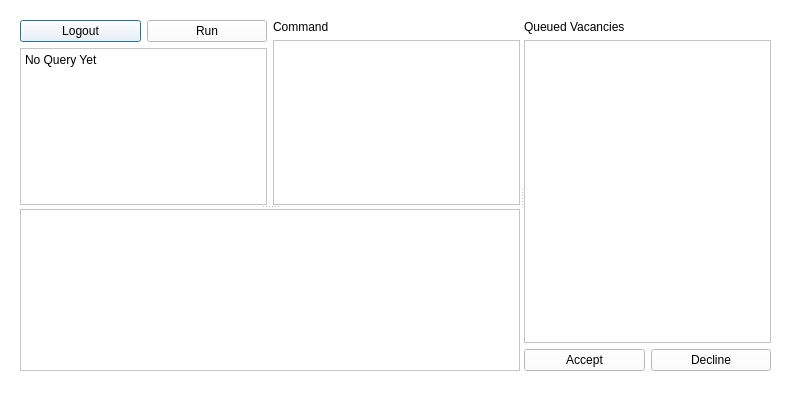
<?xml version="1.0" encoding="UTF-8"?>
<ui version="4.0">
 <class>Staff</class>
 <widget class="QDialog" name="Staff">
  <property name="geometry">
   <rect>
    <x>0</x>
    <y>0</y>
    <width>792</width>
    <height>394</height>
   </rect>
  </property>
  <property name="windowTitle">
   <string>Staff</string>
  </property>
  <property name="styleSheet">
   <string notr="true">background-color: rgb(255, 255, 255);</string>
  </property>
  <widget class="QSplitter" name="splitter_2">
   <property name="geometry">
    <rect>
     <x>20</x>
     <y>20</y>
     <width>751</width>
     <height>351</height>
    </rect>
   </property>
   <property name="orientation">
    <enum>Qt::Horizontal</enum>
   </property>
   <widget class="QSplitter" name="splitter">
    <property name="orientation">
     <enum>Qt::Vertical</enum>
    </property>
    <widget class="QWidget" name="">
     <layout class="QHBoxLayout" name="horizontalLayout_2">
      <item>
       <layout class="QVBoxLayout" name="verticalLayout">
        <item>
         <layout class="QHBoxLayout" name="horizontalLayout">
          <item>
           <widget class="QPushButton" name="pushButton_logout">
            <property name="text">
             <string>Logout</string>
            </property>
           </widget>
          </item>
          <item>
           <widget class="QPushButton" name="pushButton_run">
            <property name="text">
             <string>Run</string>
            </property>
           </widget>
          </item>
         </layout>
        </item>
        <item>
         <widget class="QPlainTextEdit" name="output_note">
          <property name="readOnly">
           <bool>true</bool>
          </property>
          <property name="plainText">
           <string>No Query Yet</string>
          </property>
         </widget>
        </item>
       </layout>
      </item>
      <item>
       <layout class="QVBoxLayout" name="verticalLayout_2">
        <item>
         <widget class="QLabel" name="label">
          <property name="text">
           <string>Command</string>
          </property>
         </widget>
        </item>
        <item>
         <widget class="QPlainTextEdit" name="command"/>
        </item>
       </layout>
      </item>
     </layout>
    </widget>
    <widget class="QTableView" name="tableView_query"/>
   </widget>
   <widget class="QWidget" name="">
    <layout class="QVBoxLayout" name="verticalLayout_4">
     <item>
      <layout class="QVBoxLayout" name="verticalLayout_3">
       <item>
        <widget class="QLabel" name="label_2">
         <property name="text">
          <string>Queued Vacancies</string>
         </property>
        </widget>
       </item>
       <item>
        <widget class="QTableView" name="tableView_vacancies"/>
       </item>
      </layout>
     </item>
     <item>
      <layout class="QHBoxLayout" name="horizontalLayout_3">
       <item>
        <widget class="QPushButton" name="pushButton_accept">
         <property name="text">
          <string>Accept</string>
         </property>
        </widget>
       </item>
       <item>
        <widget class="QPushButton" name="pushButton_decline">
         <property name="text">
          <string>Decline</string>
         </property>
        </widget>
       </item>
      </layout>
     </item>
    </layout>
   </widget>
  </widget>
 </widget>
 <resources/>
 <connections/>
</ui>
